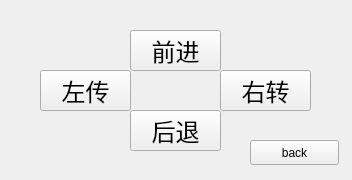
<?xml version="1.0" encoding="UTF-8"?>
<ui version="4.0">
 <class>demo02_config_direction</class>
 <widget class="QWidget" name="demo02_config_direction">
  <property name="geometry">
   <rect>
    <x>0</x>
    <y>0</y>
    <width>352</width>
    <height>180</height>
   </rect>
  </property>
  <property name="windowTitle">
   <string>Form</string>
  </property>
  <widget class="QPushButton" name="pushButton_3">
   <property name="geometry">
    <rect>
     <x>220</x>
     <y>70</y>
     <width>91</width>
     <height>41</height>
    </rect>
   </property>
   <property name="font">
    <font>
     <pointsize>18</pointsize>
    </font>
   </property>
   <property name="text">
    <string>右转</string>
   </property>
   <property name="iconSize">
    <size>
     <width>25</width>
     <height>25</height>
    </size>
   </property>
  </widget>
  <widget class="QPushButton" name="pushButton_4">
   <property name="geometry">
    <rect>
     <x>130</x>
     <y>110</y>
     <width>91</width>
     <height>41</height>
    </rect>
   </property>
   <property name="font">
    <font>
     <pointsize>18</pointsize>
    </font>
   </property>
   <property name="text">
    <string>后退</string>
   </property>
   <property name="iconSize">
    <size>
     <width>25</width>
     <height>25</height>
    </size>
   </property>
  </widget>
  <widget class="QPushButton" name="pushButton">
   <property name="geometry">
    <rect>
     <x>130</x>
     <y>30</y>
     <width>91</width>
     <height>41</height>
    </rect>
   </property>
   <property name="font">
    <font>
     <pointsize>18</pointsize>
    </font>
   </property>
   <property name="text">
    <string>前进</string>
   </property>
   <property name="iconSize">
    <size>
     <width>25</width>
     <height>25</height>
    </size>
   </property>
  </widget>
  <widget class="QPushButton" name="pushButton_2">
   <property name="geometry">
    <rect>
     <x>40</x>
     <y>70</y>
     <width>91</width>
     <height>41</height>
    </rect>
   </property>
   <property name="font">
    <font>
     <pointsize>18</pointsize>
    </font>
   </property>
   <property name="text">
    <string>左传</string>
   </property>
   <property name="iconSize">
    <size>
     <width>25</width>
     <height>25</height>
    </size>
   </property>
  </widget>
  <widget class="QPushButton" name="pushButton_5">
   <property name="geometry">
    <rect>
     <x>250</x>
     <y>140</y>
     <width>89</width>
     <height>25</height>
    </rect>
   </property>
   <property name="text">
    <string>back</string>
   </property>
  </widget>
 </widget>
 <resources/>
 <connections/>
</ui>
